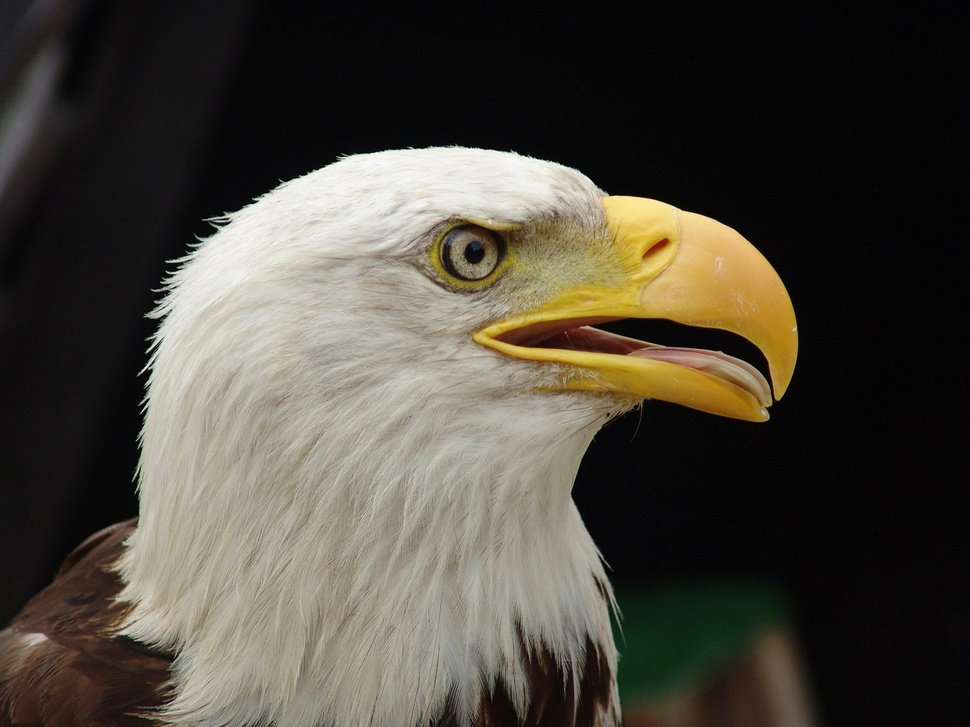
%> input picture im2.jpg, 970 x 727 px, shrunk from 1599 x 1199 before the run
$ octave canny.m   (GNU Octave 9; MATLAB toolbox functions it lacks are replaced by stand-ins)
%> lines starting %> are read from the running program, lines starting %| are printed output that depends on the picture; in (x1, y1, x2, y2) boxes, pixels count from 0 and x2, y2 are one past the last pixel; in counts of white or black regions, pixels touching at a corner belong together; the program's own positions count from 1
close all

I=imread('im2.jpg');
%> I is the input picture: size 727x970x3 uint8; mean R, G, B 75.9, 71.5, 61.7
I=rgb2gray(I);
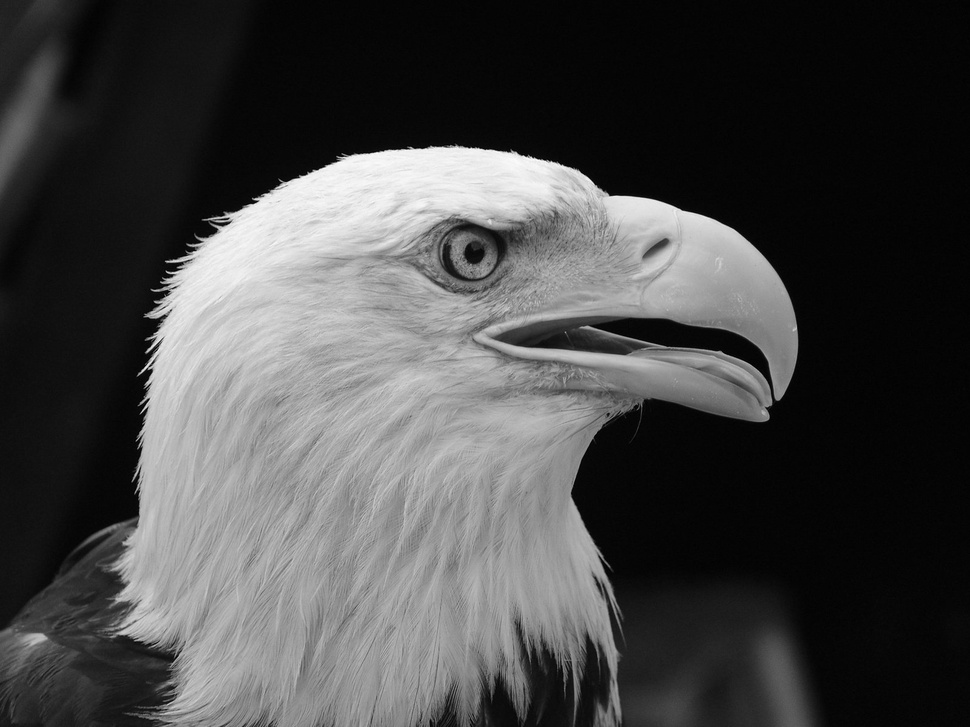
%> I: size 727x970 uint8; min 0, max 253, mean 71.7
%%imshow(I)

threshold=0.01;
BW = edge(I,'Canny',threshold,3);
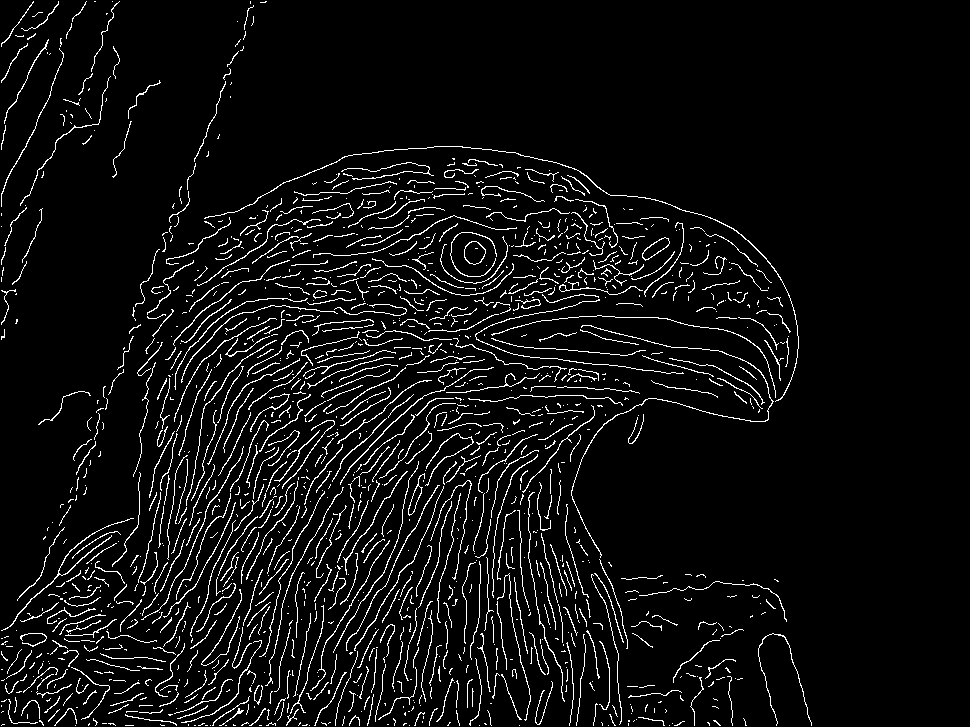
%> BW: size 727x970 logical; 5.8% white in thin lines or dots, all inside (x1, y1, x2, y2) = (1, 1, 812, 726)

imshow(BW);
